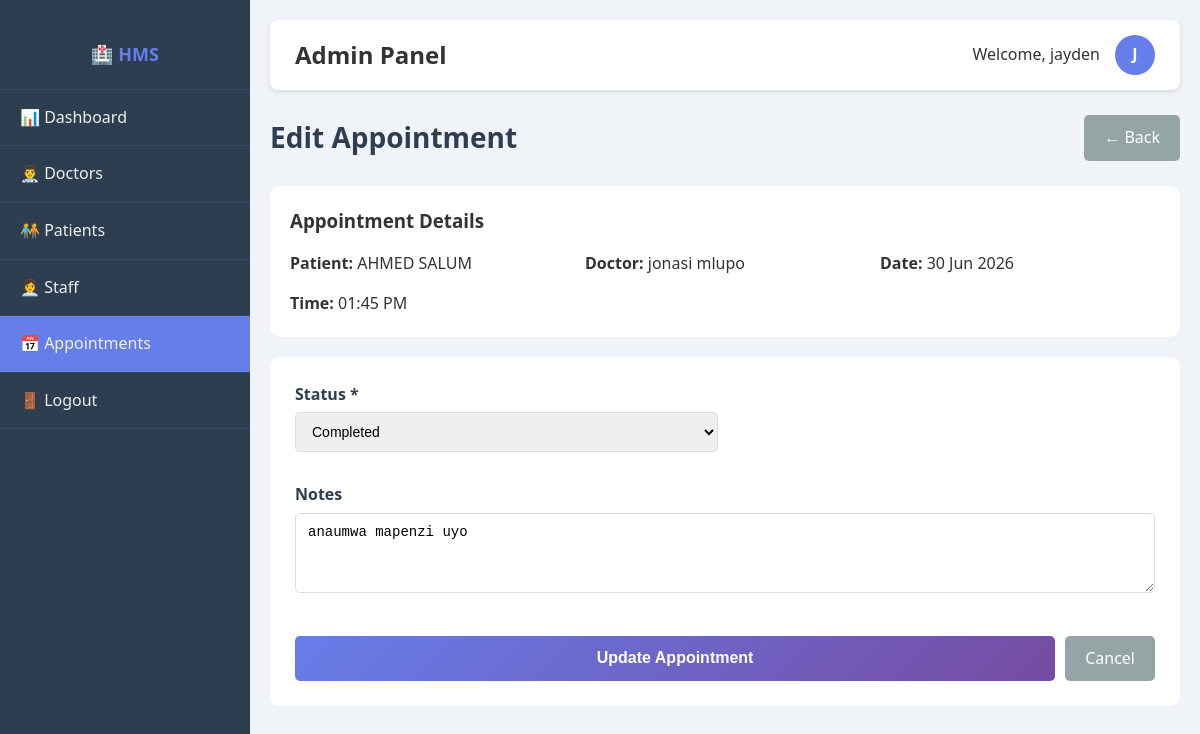
Screenshot of /edit_appointment.php?id=1 (signed in) with the database file from the repository.
### tables this page shows
CREATE TABLE `appointments` (
  `id` int(11) NOT NULL,
  `patient_id` int(11) NOT NULL,
  `doctor_id` int(11) NOT NULL,
  `appointment_date` date NOT NULL,
  `appointment_time` time NOT NULL,
  `status` enum('scheduled','completed','cancelled','no-show') DEFAULT 'scheduled',
  `notes` text DEFAULT NULL,
  `created_at` timestamp NOT NULL DEFAULT current_timestamp()
);

CREATE TABLE `patients` (
  `id` int(11) NOT NULL,
  `first_name` varchar(50) NOT NULL,
  `last_name` varchar(50) NOT NULL,
  `date_of_birth` date NOT NULL,
  `gender` enum('Male','Female','Other') NOT NULL,
  `phone` varchar(20) DEFAULT NULL,
  `email` varchar(100) DEFAULT NULL,
  `address` text DEFAULT NULL,
  `emergency_contact` varchar(20) DEFAULT NULL,
  `medical_history` text DEFAULT NULL,
  `registration_date` timestamp NOT NULL DEFAULT current_timestamp()
);

CREATE TABLE `users` (
  `id` int(11) NOT NULL,
  `username` varchar(50) NOT NULL,
  `password` varchar(255) NOT NULL,
  `full_name` varchar(100) NOT NULL,
  `email` varchar(100) NOT NULL,
  `phone` varchar(20) DEFAULT NULL,
  `role` enum('admin','doctor','receptionist') NOT NULL,
  `created_at` timestamp NOT NULL DEFAULT current_timestamp()
);

### edit_appointment.php (the view, shortened to what this page needs)
<?php
require_once '../config/database.php';
$appointment_id = isset($_GET['id']) ? intval($_GET['id']) : 0;
$stmt = $conn->prepare("
    SELECT a.*, p.first_name as p_first, p.last_name as p_last,
           u.full_name as d_name
    FROM appointments a
    JOIN patients p ON a.patient_id = p.id
    JOIN doctors d ON a.doctor_id = d.id
    JOIN users u ON d.user_id = u.id
    WHERE a.id = ?
");
$stmt->bind_param("i", $appointment_id);
$stmt->execute();
$appointment = $stmt->get_result()->fetch_assoc();
?>
<!DOCTYPE html>
<html lang="en">
<head>
    <link rel="stylesheet" href="../css/style.css">
</head>
<body>
    <div class="dashboard">
        <?php include '../includes/sidebar.php'; ?>
        <div class="main-content">
            <?php include '../includes/topbar.php'; ?>
            <div class="page-header">
                <h1>Edit Appointment</h1>
                <a href="manage_appointments.php" class="btn-secondary" style="text-decoration:none;">← Back</a>
            </div>
            <div style="background:white; padding:20px; border-radius:10px; margin-bottom:20px;">
                <h3>Appointment Details</h3>
                <div style="display:grid; grid-template-columns: 1fr 1fr 1fr; gap:15px; margin-top:15px;">
                    <div><strong>Patient:</strong> <?php echo htmlspecialchars($appointment['p_first'] . ' ' . $appointment['p_last']); ?></div>
                    <div><strong>Doctor:</strong> <?php echo htmlspecialchars($appointment['d_name']); ?></div>
                    <div><strong>Date:</strong> <?php echo date('d M Y', strtotime($appointment['appointment_date'])); ?></div>
                    <div><strong>Time:</strong> <?php echo date('h:i A', strtotime($appointment['appointment_time'])); ?></div>
                </div>
            </div>
            <form method="POST" style="background:white; padding:25px; border-radius:10px;">
                <div style="display:grid; grid-template-columns: 1fr 1fr; gap:15px;">
                    <div class="form-group">
                        <label>Status *</label>
                        <select name="status" required>
                            <option value="completed" <?php echo $appointment['status'] === 'completed' ? 'selected' : ''; ?>>Completed</option>
                        </select>
                    </div>
                    <div class="form-group" style="grid-column: span 2;">
                        <label>Notes</label>
                        <textarea name="notes" rows="3"><?php echo htmlspecialchars($appointment['notes'] ?? ''); ?></textarea>
                    </div>
                </div>
                <div style="margin-top:20px; display:flex; gap:10px;">
                    <button type="submit" class="btn-primary">Update Appointment</button>
                    <a href="manage_appointments.php" class="btn-secondary" style="text-decoration:none;padding:10px 20px;">Cancel</a>
                </div>
            </form>
        </div>
    </div>
</body>
</html>

### style.css (style rules this page uses)
* { margin: 0; padding: 0; box-sizing: border-box; }
body { font-family: 'Segoe UI', Tahoma, Geneva, Verdana, sans-serif; background: #f0f4f8; color: #333; line-height: 1.6; }
.form-group { margin-bottom: 15px; }
.form-group label { display: block; margin-bottom: 5px; font-weight: 600; color: #2c3e50; }
.form-group input, .form-group select, .form-group textarea { width: 100%; padding: 10px 12px; border: 1px solid #ddd; border-radius: 5px; font-size: 14px; transition: border-color 0.3s; }
.form-group textarea { resize: vertical; min-height: 80px; }
.btn-primary { background: linear-gradient(135deg, #667eea 0%, #764ba2 100%); color: white; border: none; padding: 12px 30px; border-radius: 5px; font-size: 16px; font-weight: 600; cursor: pointer; width: 100%; transition: transform 0.2s; }
.btn-secondary { background: #95a5a6; color: white; border: none; padding: 10px 20px; border-radius: 5px; cursor: pointer; }
.dashboard { display: flex; min-height: 100vh; }
.main-content { margin-left: 250px; padding: 20px; width: 100%; }
.page-header { display: flex; justify-content: space-between; align-items: center; margin-bottom: 25px; }
.page-header h1 { font-size: 28px; color: #2c3e50; }

### rows the page displays
appointments: patient.last_name "AHMED SALUM", users.full_name "jonasi mlupo", appointment_date "30 Jun 2026", appointment_time "01:45 PM", status "Completed", notes "anaumwa mapenzi uyo"

### other values shown
$role "Admin"
$full_name "jayden"
substr($full_name, 0, 1) "J"
